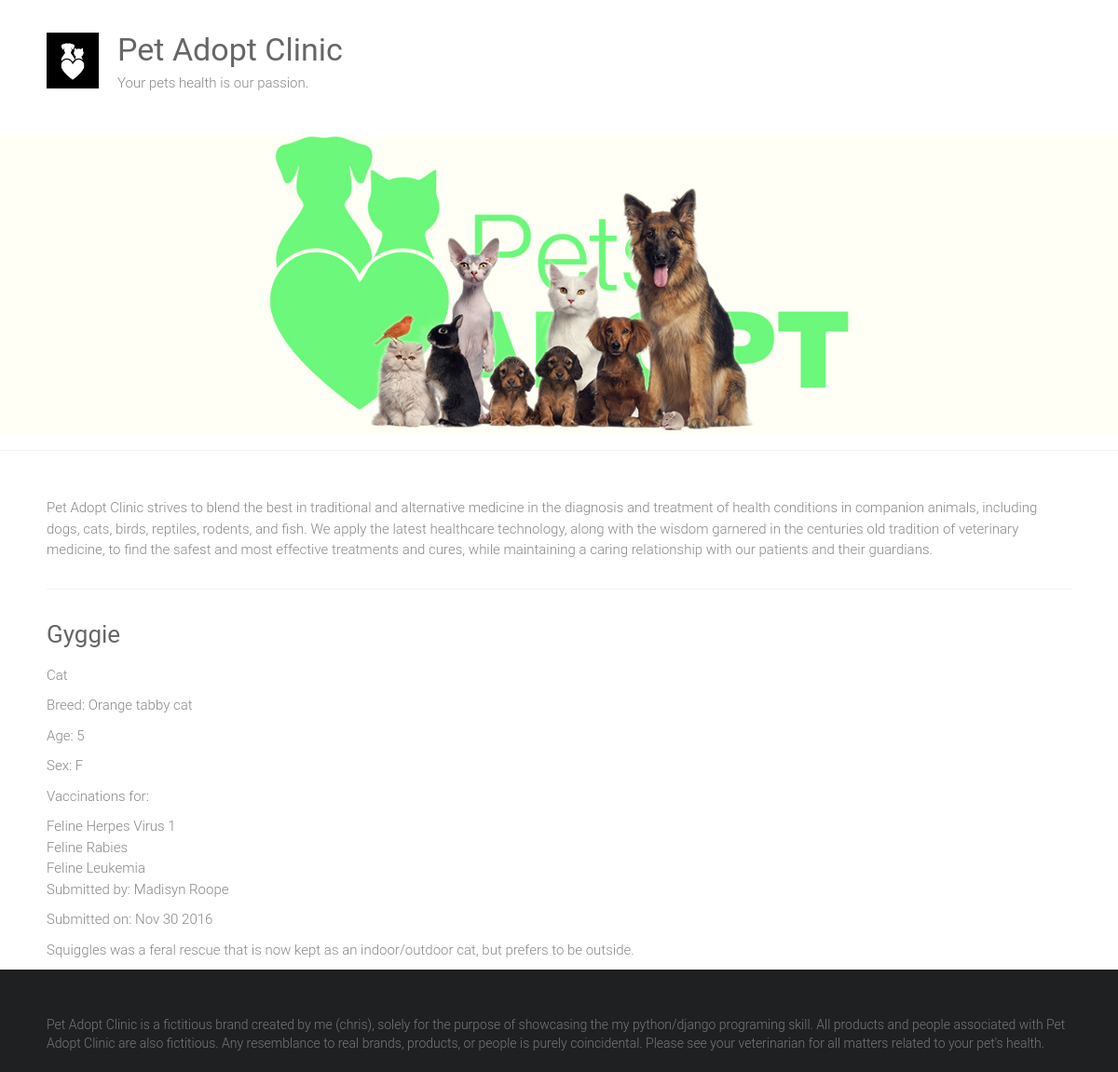
The app's page /adoptions/16/ with its own data.
### adoptions/models.py (models this page shows, shortened)
class Pet(models.Model):
    SEX_CHOICE = [('M','Male'),('F','Female')]
    name = models.CharField(max_length=100)
    submitter = models.CharField(max_length=100)
    species = models.CharField(max_length=30)
    breed = models.CharField(max_length=30)
    description = models.TextField()
    sex = models.CharField(choices=SEX_CHOICE, max_length=1)
    submission_date = models.DateTimeField()
    age = models.IntegerField(null=True)
    vaccinations = models.ManyToManyField('vaccine', blank=True)

class Vaccine(models.Model):
    name = models.CharField(max_length=50)

### adoptions/views.py (the view)
# urls.py: url(r'^adoptions/(\d+)/', views.pet_detial, name='pet_detail'),
def pet_detial(request, id):
    try:
        pet = Pet.objects.get(id=id)
    except Pet.DoesNotExist:
        raise Http404('pet not found')
    return render(request,'pet_detail.html', {'pet': pet})

### adoptions/templates/pet_detail.html
{% extends "base.html" %}
{% block content %}
<div>
    <h3>{{ pet.name | capfirst }}</h3>
    <p>{{ pet.species }}</p>
    {% if pet.breed %}
        <p>Breed: {{ pet.breed }}</p>
    {% endif %}
    {% if pet.breed %}
        <p>Age: {{ pet.age }}</p>
    {% endif %}
    {% if pet.breed %}
        <p>Sex: {{ pet.sex }}</p>
    {% endif %}
    {% if pet.vaccinations.all %}
        <p>Vaccinations for:</p>
        <ul>
            {% for vaccinations in pet.vaccinations.all %}
                <li>{{ vaccinations.name }}</li>
            {% endfor %}
        </ul>
    {% endif %}
    <p>Submitted by: {{ pet.submitter }}</p>
    <p>Submitted on: {{ pet.submission_date|date:"M d Y" }}</p>
    <p>{{ pet.description }}</p>
</div>
{% endblock %}

### static/style.css (style rules this page uses)
html, body, div, span, applet, object, iframe, h1, h2, h3, h4, h5, h6, p, blockquote, pre, a, abbr, acronym, address, big, cite, code, del, dfn, em, font, ins, kbd, q, s, samp, small, strike, strong, sub, sup, tt, var, dl, dt, dd, ol, ul, li, fieldset, form, label, legend, table, caption, tbody, tfoot, thead, tr, th, td { border: 0; font: inherit; font-size: 100%; font-style: inherit; font-weight: inherit; margin: 0; outline: 0; padding: 0; vertical-align: baseline; }
html { overflow-y: scroll; -webkit-text-size-adjust: 100%; -ms-text-size-adjust: 100%; }
h1, h2, h3, h4, h5, h6 { color: #666666; line-height: 1.4; padding-bottom: 15px; font-weight: normal; }
h3 { font-size: 26px; }
body, button, input, select, textarea { color: #888888; font-size: 15px; line-height: 1.5; font-family: 'Roboto', sans-serif; font-weight: 300; }
p { color: #888888; font-size: 15px; line-height: 1.5; margin-bottom: 15px; font-weight: 300; }
ul, ol { list-style: none; }
body { background: #f2f2f2; }
body { padding-top: 30px; padding-bottom: 30px; }
body.wide { padding-top: 0; padding-bottom: 0; }
.single-page p { margin-bottom: 10px; }

### records on screen
Pet: name "Gyggie", species "Cat", breed "Orange tabby cat", age "5", sex "F", submitter "Madisyn Roope", submission_date "Nov 30 2016", description "Squiggles was a feral rescue that is now kept as an indoor/outdoor cat, but prefers to be outside."
Vaccine: name "Feline Herpes Virus 1"
Vaccine: name "Feline Rabies"
Vaccine: name "Feline Leukemia"
